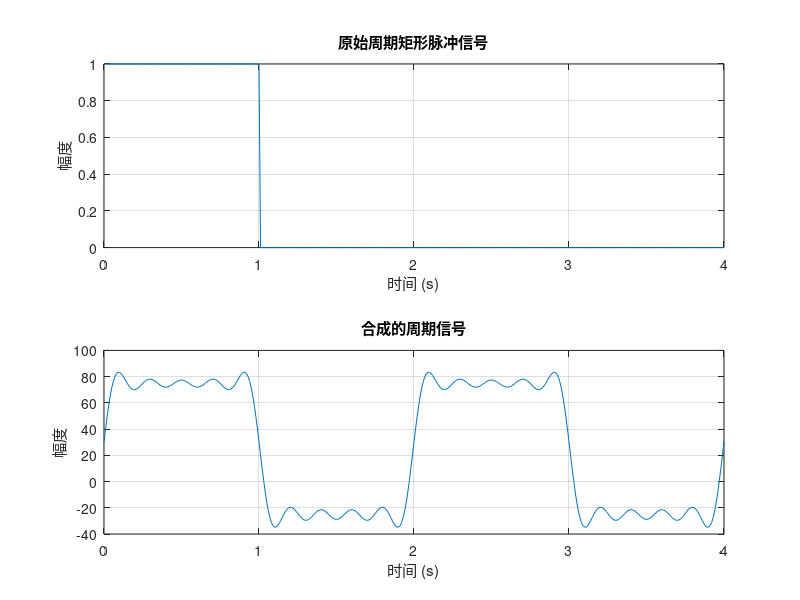
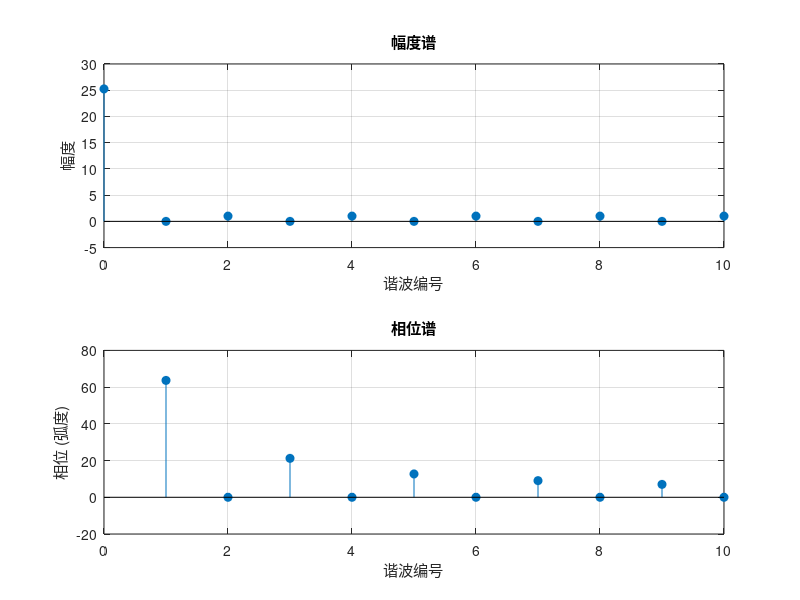

Source code (MATLAB) for these figures, in order:
% 定义原始周期矩形脉冲信号的参数
T = 2; % 周期
t = 0:0.01:2*T; % 时间向量

% 定义原始周期矩形脉冲信号
f1 = zeros(size(t));
f1(t >= 0 & t <= T/2) = 1;

% 计算前10个谐波的傅里叶级数系数
N = 10; % 谐波数量
a0 = (1/T) * sum(f1); % 直流分量
an = zeros(1, N);
bn = zeros(1, N);
for n = 1:N
    an(n) = (2/T) * sum(f1 .* cos(2*pi*n*t/T));
    bn(n) = (2/T) * sum(f1 .* sin(2*pi*n*t/T));
end

% 使用这些系数合成周期信号
f_syn = a0/2 + zeros(size(t));
for n = 1:N
    f_syn = f_syn + an(n)*cos(2*pi*n*t/T) + bn(n)*sin(2*pi*n*t/T);
end

% 绘制原始周期信号和合成的周期信号
figure;
subplot(2, 1, 1);
plot(t, f1);
title('原始周期矩形脉冲信号');
xlabel('时间 (s)');
ylabel('幅度');
grid on;

subplot(2, 1, 2);
plot(t, f_syn);
title('合成的周期信号');
xlabel('时间 (s)');
ylabel('幅度');
grid on;

% 绘制信号的幅度谱和相位谱
figure;
subplot(2, 1, 1);
stem(0:N, [a0/2, an], 'filled');
title('幅度谱');
xlabel('谐波编号');
ylabel('幅度');
grid on;

subplot(2, 1, 2);
stem(1:N, bn, 'filled');
title('相位谱');
xlabel('谐波编号');
ylabel('相位 (弧度)');
grid on;